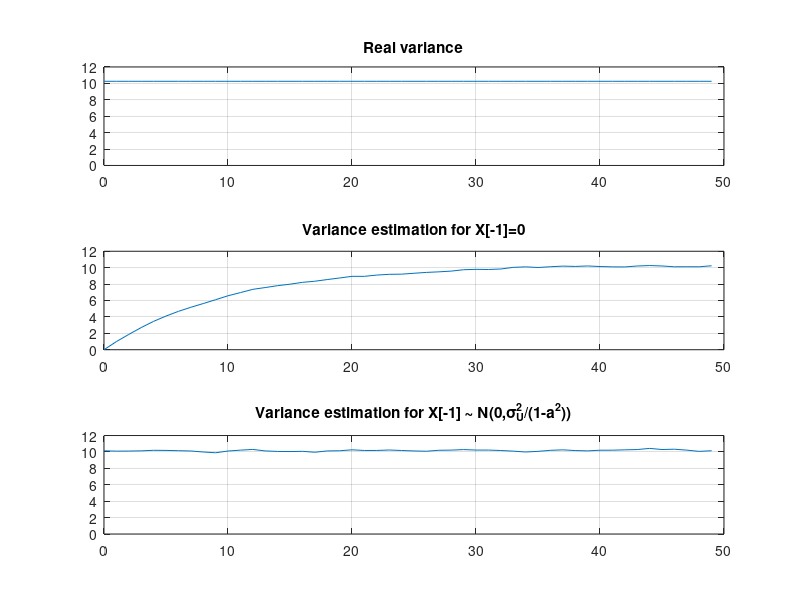

Write MATLAB code to recreate this figure.
% Intuitive Probability and Random Processes Using MatLab - Steven M. Kay
% Exercise 17.43: In this problem we support the results of Problem 17.18
% by using a computer simulation. Specifically, generate M = 10.000 
% realizations of the AR random process X[n] = 0.95X[n — 1] + U[n] for 
% n = 0,1,... , 49, where U[n] is WGN with σ^2_U = 1. Do so two ways: for 
% the first set of realizations let X[-1] = 0 and for the second set of 
% realizations let X[-1] ~ Ν(0, σ^2_U/(1-a^2)), using a different random 
% variable for each realization. Now estimate the variance for each sample 
% time n, which is r_X[0], by averaging X^2[n] down the ensemble of
% realizations. 
% Do you obtain the theoretical result of r_X[0] = σ^2_U/(1-a^2)?

clear;
% Setting the value of n
n=50;
% Setting the number of realizations
M=10000;
% Setting the value of a
a=0.95;
% Setting the variance of U
varU=1;
% Calculating the variance of X
varX=varU/(1-a^2);
% Turning varX into a nx1 array in order to plot it as a line
var_real=varX*ones(n,1);
% Initializing the two sets of realizations
% x_1 is for X[-1] = 0
x_1=zeros(n,M);
% x_2 is for X[-1] ~ N(0,σ^{2}_{U}/(1-a^2))
x_2=zeros(n,M);
for i=1:n
    for j=1:M
        % Initialziing the first element of each column of x_2. x_1
        % elements are already set to 0
        if i==1
            x_2(i,j)=sqrt(varX)*randn(1,1);
        % Calculating the remaining elements of each column for the two
        % sets
        else
            x_1(i,j)=a*x_1(i-1,j)+sqrt(varU)*randn(1,1);
            x_2(i,j)=a*x_2(i-1,j)+sqrt(varU)*randn(1,1);
        end
    end
end
% Initializing the variance estimations for x_1 and x_2
var_1=zeros(n,1);
var_2=zeros(n,1);
% Calculating the variance estimations of x_1 and x_2 for each row
for i=1:n
    var_1(i,1)=(x_1(i,:)*x_1(i,:)')/M;
    var_2(i,1)=(x_2(i,:)*x_2(i,:)')/M;
end
% Plotting the results
subplot(3,1,1),plot((0:n-1)', var_real'),
grid,axis([0 n 0 12]),title('Real variance')
subplot(3,1,2),plot((0:n-1)', var_1'),
grid,axis([0 n 0 12]),title('Variance estimation for X[-1]=0')
subplot(3,1,3),plot((0:n-1)', var_2')
grid,axis([0 n 0 12])
title('Variance estimation for X[-1] ~ N(0,σ^{2}_{U}/(1-a^2))')
